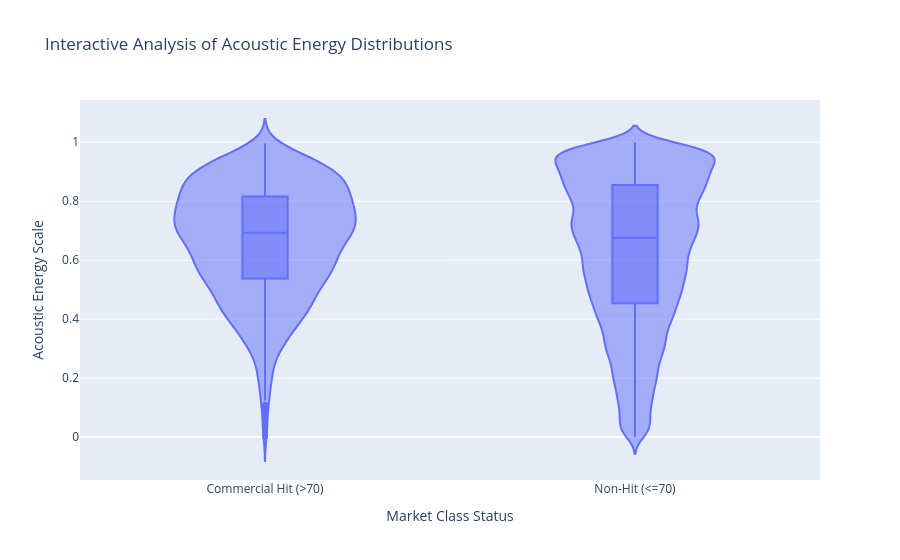

The cell this chart's notebook holds for it:
### Markdown cell above
### Visual Artifact Evaluation 3: Pure Matplotlib Continuous Density Overlay
* **What the Visual Showed:** This static overlay plots the smooth, continuous probability density functions for both target classifications across the entirety of the raw audio scale.
* **Pros & Cons:**
    * *Pros:* It delivers an incredibly clear, detailed view of distribution shapes, multi-modality, and skewness across large datasets without suffering from bin-size sensitivity errors.
    * *Cons:* It lacks dynamic element inspection features, meaning values must be read roughly off static axis ticks unless manual annotations are added to highlight key points.
* **Justification for Retention vs. Selection:** **This chart is selected as our definitive static visual primitive.** It outperforms both the boxplot and the discrete bar chart by revealing an essential data insight: commercial hits display a sharp, dominant peak between **0.65 and 0.80**, whereas non-successful tracks hold a massive secondary spike at the absolute extreme boundary (**~0.95 energy**). It provides clear proof that over-saturated sensory noise is heavily associated with commercially unsuccessful music.

### Code cell
import plotly.express as px

# Plotly Express Interactive Violin ---
# Mapping 0 and 1 to clean text labels for presentation clarity
df['Market_Status'] = df['is_hit'].map({0: 'Non-Hit (<=70)', 1: 'Commercial Hit (>70)'})

fig = px.violin(df, 
                y='energy', 
                x='Market_Status', 
                box=True,          # Displays the internal boxplot layer as shown in class
                points='outliers', # Shows outlier distributions cleanly
                title='Interactive Analysis of Acoustic Energy Distributions',
                labels={'energy': 'Acoustic Energy Scale', 'Market_Status': 'Market Class Status'})

fig.show()

### Figure 1 — Plotly figure (JSON) as saved in the notebook; plotly's stock layout.template omitted (floating-point values rounded to 4 significant figures; data arrays with more than 128 entries replaced by an {"elided": "..."} marker saying what was removed)
{"data": [{"alignmentgroup": "True", "box": {"visible": true}, "hovertemplate": "Market Class Status=%{x}<br>Acoustic Energy Scale=%{y}<extra></extra>", "legendgroup": "", "marker": {"color": "#636efa"}, "name": "", "offsetgroup": "", "orientation": "v", "points": "outliers", "scalegroup": "True", "showlegend": false, "type": "violin", "x": {"elided": "89599 str values"}, "x0": " ", "xaxis": "x", "y": {"elided": "89599 float values"}, "y0": " ", "yaxis": "y"}], "layout": {"legend": {"tracegroupgap": 0}, "title": {"text": "Interactive Analysis of Acoustic Energy Distributions"}, "violinmode": "group", "xaxis": {"anchor": "y", "domain": [0, 1], "title": {"text": "Market Class Status"}}, "yaxis": {"anchor": "x", "domain": [0, 1], "title": {"text": "Acoustic Energy Scale"}}}}
